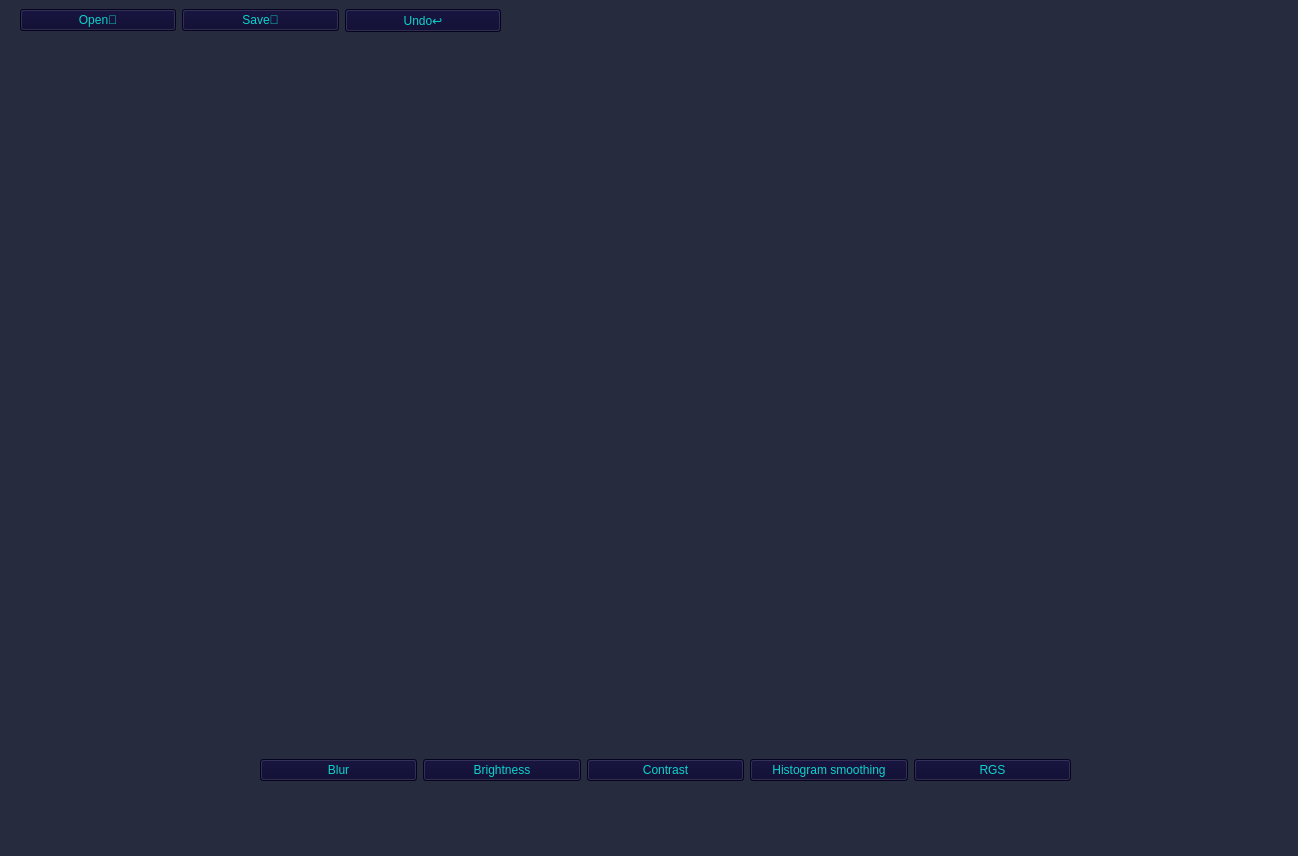
<?xml version="1.0" encoding="UTF-8"?>
<ui version="4.0">
 <class>MainWindow</class>
 <widget class="QMainWindow" name="MainWindow">
  <property name="geometry">
   <rect>
    <x>0</x>
    <y>0</y>
    <width>1298</width>
    <height>856</height>
   </rect>
  </property>
  <property name="minimumSize">
   <size>
    <width>1298</width>
    <height>856</height>
   </size>
  </property>
  <property name="maximumSize">
   <size>
    <width>1298</width>
    <height>856</height>
   </size>
  </property>
  <property name="windowTitle">
   <string>Picture editor🎨</string>
  </property>
  <property name="styleSheet">
   <string notr="true">
background-color: rgb(38, 43, 61);</string>
  </property>
  <widget class="QWidget" name="centralwidget">
   <widget class="QLabel" name="displayImage">
    <property name="geometry">
     <rect>
      <x>30</x>
      <y>50</y>
      <width>1241</width>
      <height>621</height>
     </rect>
    </property>
    <property name="text">
     <string/>
    </property>
   </widget>
   <widget class="QWidget" name="horizontalLayoutWidget">
    <property name="geometry">
     <rect>
      <x>20</x>
      <y>0</y>
      <width>481</width>
      <height>41</height>
     </rect>
    </property>
    <layout class="QHBoxLayout" name="horizontalLayout">
     <item>
      <widget class="QPushButton" name="loadButton">
       <property name="styleSheet">
        <string notr="true">border-color: rgb(12, 211, 204);
background-color: rgb(7, 4, 43);
color: rgb(12, 211, 204);</string>
       </property>
       <property name="text">
        <string>Open📂</string>
       </property>
      </widget>
     </item>
     <item>
      <widget class="QPushButton" name="saveButton">
       <property name="styleSheet">
        <string notr="true">border-color: rgb(12, 211, 204);
background-color: rgb(7, 4, 43);
color: rgb(12, 211, 204);</string>
       </property>
       <property name="text">
        <string>Save💾</string>
       </property>
      </widget>
     </item>
     <item>
      <widget class="QPushButton" name="cancelButton">
       <property name="styleSheet">
        <string notr="true">border-color: rgb(12, 211, 204);
background-color: rgb(7, 4, 43);
color: rgb(12, 211, 204);</string>
       </property>
       <property name="text">
        <string>Undo↩</string>
       </property>
      </widget>
     </item>
    </layout>
   </widget>
   <widget class="QWidget" name="horizontalLayoutWidget_2">
    <property name="geometry">
     <rect>
      <x>260</x>
      <y>750</y>
      <width>811</width>
      <height>41</height>
     </rect>
    </property>
    <layout class="QHBoxLayout" name="horizontalLayout_2">
     <item>
      <widget class="QPushButton" name="blurButton">
       <property name="styleSheet">
        <string notr="true">border-color: rgb(12, 211, 204);
background-color: rgb(7, 4, 43);
color: rgb(12, 211, 204);</string>
       </property>
       <property name="text">
        <string>Blur</string>
       </property>
      </widget>
     </item>
     <item>
      <widget class="QPushButton" name="brightButton">
       <property name="styleSheet">
        <string notr="true">border-color: rgb(12, 211, 204);
background-color: rgb(7, 4, 43);
color: rgb(12, 211, 204);</string>
       </property>
       <property name="text">
        <string>Brightness</string>
       </property>
      </widget>
     </item>
     <item>
      <widget class="QPushButton" name="contrastButton">
       <property name="styleSheet">
        <string notr="true">border-color: rgb(12, 211, 204);
background-color: rgb(7, 4, 43);
color: rgb(12, 211, 204);</string>
       </property>
       <property name="text">
        <string>Contrast</string>
       </property>
      </widget>
     </item>
     <item>
      <widget class="QPushButton" name="histogramButton">
       <property name="styleSheet">
        <string notr="true">border-color: rgb(12, 211, 204);
background-color: rgb(7, 4, 43);
color: rgb(12, 211, 204);</string>
       </property>
       <property name="text">
        <string>Histogram smoothing</string>
       </property>
      </widget>
     </item>
     <item>
      <widget class="QPushButton" name="rgsButton">
       <property name="styleSheet">
        <string notr="true">border-color: rgb(12, 211, 204);
background-color: rgb(7, 4, 43);
color: rgb(12, 211, 204);</string>
       </property>
       <property name="text">
        <string>RGS</string>
       </property>
      </widget>
     </item>
    </layout>
   </widget>
   <widget class="QWidget" name="horizontalLayoutWidget_3">
    <property name="geometry">
     <rect>
      <x>340</x>
      <y>699</y>
      <width>651</width>
      <height>41</height>
     </rect>
    </property>
    <layout class="QHBoxLayout" name="sliderLayout"/>
   </widget>
  </widget>
  <widget class="QMenuBar" name="menubar">
   <property name="geometry">
    <rect>
     <x>0</x>
     <y>0</y>
     <width>1298</width>
     <height>26</height>
    </rect>
   </property>
  </widget>
  <widget class="QStatusBar" name="statusbar"/>
 </widget>
 <resources/>
 <connections/>
</ui>
